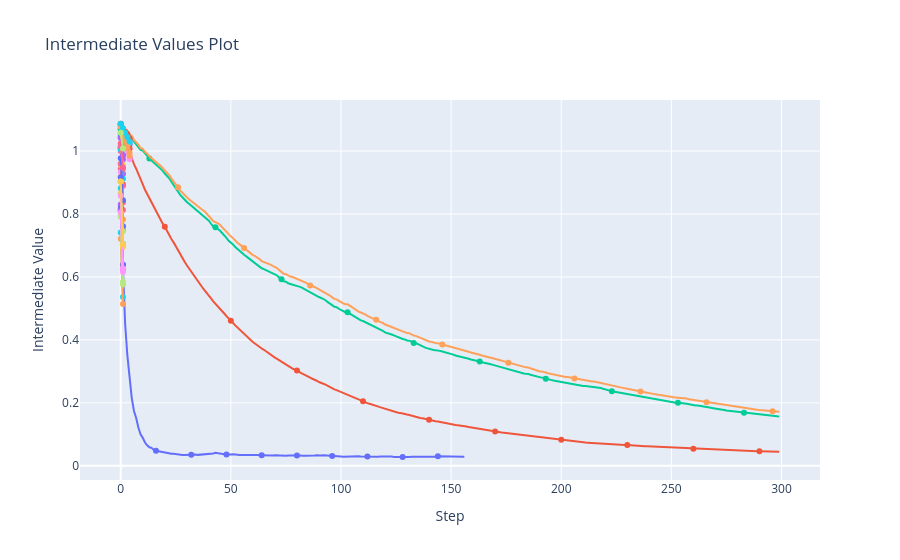

Source (notebook cell):
### Code cell
from optuna.visualization import plot_intermediate_values

# 1. Plot intermediate values during the trials
plot_intermediate_values(study).show()

### Figure 1 — Plotly figure (JSON) as saved in the notebook; plotly's stock layout.template omitted (floating-point values rounded to 4 significant figures; data arrays with more than 128 entries replaced by an {"elided": "..."} marker saying what was removed)
{"data": [{"marker": {"maxdisplayed": 10}, "mode": "lines+markers", "name": "Trial0", "type": "scatter", "x": {"elided": "157 int values"}, "y": {"elided": "157 float values"}}, {"marker": {"maxdisplayed": 10}, "mode": "lines+markers", "name": "Trial1", "type": "scatter", "x": {"elided": "300 int values"}, "y": {"elided": "300 float values"}}, {"marker": {"maxdisplayed": 10}, "mode": "lines+markers", "name": "Trial2", "type": "scatter", "x": [0, 1], "y": [0.9041, 0.748]}, {"marker": {"maxdisplayed": 10}, "mode": "lines+markers", "name": "Trial3", "type": "scatter", "x": [0, 1], "y": [0.8302, 0.6394]}, {"marker": {"maxdisplayed": 10}, "mode": "lines+markers", "name": "Trial4", "type": "scatter", "x": [0, 1], "y": [0.9185, 0.7828]}, {"marker": {"maxdisplayed": 10}, "mode": "lines+markers", "name": "Trial5", "type": "scatter", "x": [0, 1], "y": [0.7408, 0.5362]}, {"marker": {"maxdisplayed": 10}, "mode": "lines+markers", "name": "Trial6", "type": "scatter", "x": [0, 1], "y": [0.943, 0.8124]}, {"marker": {"maxdisplayed": 10}, "mode": "lines+markers", "name": "Trial7", "type": "scatter", "x": [0, 1], "y": [1.044, 0.9927]}, {"marker": {"maxdisplayed": 10}, "mode": "lines+markers", "name": "Trial8", "type": "scatter", "x": [0, 1, 2, 3, 4], "y": [1.067, 1.044, 1.017, 0.9963, 0.9735]}, {"marker": {"maxdisplayed": 10}, "mode": "lines+markers", "name": "Trial9", "type": "scatter", "x": [0, 1], "y": [1.012, 0.9354]}, {"marker": {"maxdisplayed": 10}, "mode": "lines+markers", "name": "Trial10", "type": "scatter", "x": [0, 1], "y": [0.8186, 0.6381]}, {"marker": {"maxdisplayed": 10}, "mode": "lines+markers", "name": "Trial11", "type": "scatter", "x": [0, 1], "y": [1.008, 0.8939]}, {"marker": {"maxdisplayed": 10}, "mode": "lines+markers", "name": "Trial12", "type": "scatter", "x": {"elided": "300 int values"}, "y": {"elided": "300 float values"}}, {"marker": {"maxdisplayed": 10}, "mode": "lines+markers", "name": "Trial13", "type": "scatter", "x": [0, 1], "y": [0.8114, 0.624]}, {"marker": {"maxdisplayed": 10}, "mode": "lines+markers", "name": "Trial14", "type": "scatter", "x": [0, 1], "y": [0.7214, 0.5144]}, {"marker": {"maxdisplayed": 10}, "mode": "lines+markers", "name": "Trial15", "type": "scatter", "x": [0, 1], "y": [0.8818, 0.7044]}, {"marker": {"maxdisplayed": 10}, "mode": "lines+markers", "name": "Trial16", "type": "scatter", "x": [0, 1], "y": [0.9999, 0.8897]}, {"marker": {"maxdisplayed": 10}, "mode": "lines+markers", "name": "Trial17", "type": "scatter", "x": [0, 1], "y": [0.7909, 0.576]}, {"marker": {"maxdisplayed": 10}, "mode": "lines+markers", "name": "Trial18", "type": "scatter", "x": [0, 1], "y": [0.9329, 0.7578]}, {"marker": {"maxdisplayed": 10}, "mode": "lines+markers", "name": "Trial19", "type": "scatter", "x": [0, 1], "y": [0.9561, 0.837]}, {"marker": {"maxdisplayed": 10}, "mode": "lines+markers", "name": "Trial20", "type": "scatter", "x": [0, 1, 2, 3, 4], "y": [1.084, 1.068, 1.052, 1.036, 1.021]}, {"marker": {"maxdisplayed": 10}, "mode": "lines+markers", "name": "Trial21", "type": "scatter", "x": [0, 1, 2, 3, 4], "y": [1.079, 1.051, 1.039, 1.028, 1.007]}, {"marker": {"maxdisplayed": 10}, "mode": "lines+markers", "name": "Trial22", "type": "scatter", "x": [0, 1], "y": [1.048, 0.9868]}, {"marker": {"maxdisplayed": 10}, "mode": "lines+markers", "name": "Trial23", "type": "scatter", "x": [0, 1], "y": [1.012, 0.9272]}, {"marker": {"maxdisplayed": 10}, "mode": "lines+markers", "name": "Trial24", "type": "scatter", "x": {"elided": "300 int values"}, "y": {"elided": "300 float values"}}, {"marker": {"maxdisplayed": 10}, "mode": "lines+markers", "name": "Trial25", "type": "scatter", "x": [0, 1], "y": [1.005, 0.9116]}, {"marker": {"maxdisplayed": 10}, "mode": "lines+markers", "name": "Trial26", "type": "scatter", "x": [0, 1], "y": [0.9596, 0.8373]}, {"marker": {"maxdisplayed": 10}, "mode": "lines+markers", "name": "Trial27", "type": "scatter", "x": [0, 1], "y": [0.7958, 0.5845]}, {"marker": {"maxdisplayed": 10}, "mode": "lines+markers", "name": "Trial28", "type": "scatter", "x": [0, 1, 2, 3, 4], "y": [1.07, 1.034, 1.019, 1.005, 0.9795]}, {"marker": {"maxdisplayed": 10}, "mode": "lines+markers", "name": "Trial29", "type": "scatter", "x": [0, 1], "y": [0.8661, 0.6948]}, {"marker": {"maxdisplayed": 10}, "mode": "lines+markers", "name": "Trial30", "type": "scatter", "x": [0, 1], "y": [0.9157, 0.761]}, {"marker": {"maxdisplayed": 10}, "mode": "lines+markers", "name": "Trial31", "type": "scatter", "x": [0, 1, 2, 3, 4], "y": [1.086, 1.069, 1.061, 1.054, 1.04]}, {"marker": {"maxdisplayed": 10}, "mode": "lines+markers", "name": "Trial32", "type": "scatter", "x": [0, 1], "y": [1.055, 1.009]}, {"marker": {"maxdisplayed": 10}, "mode": "lines+markers", "name": "Trial33", "type": "scatter", "x": [0, 1], "y": [1.041, 0.973]}, {"marker": {"maxdisplayed": 10}, "mode": "lines+markers", "name": "Trial34", "type": "scatter", "x": [0, 1, 2, 3, 4], "y": [1.071, 1.037, 1.023, 1.009, 0.9844]}, {"marker": {"maxdisplayed": 10}, "mode": "lines+markers", "name": "Trial35", "type": "scatter", "x": [0, 1, 2, 3, 4], "y": [1.086, 1.07, 1.055, 1.04, 1.026]}, {"marker": {"maxdisplayed": 10}, "mode": "lines+markers", "name": "Trial36", "type": "scatter", "x": [0, 1], "y": [1.015, 0.945]}, {"marker": {"maxdisplayed": 10}, "mode": "lines+markers", "name": "Trial37", "type": "scatter", "x": [0, 1], "y": [0.9033, 0.745]}, {"marker": {"maxdisplayed": 10}, "mode": "lines+markers", "name": "Trial38", "type": "scatter", "x": [0, 1], "y": [0.8047, 0.6155]}, {"marker": {"maxdisplayed": 10}, "mode": "lines+markers", "name": "Trial39", "type": "scatter", "x": [0, 1], "y": [1.024, 0.9553]}, {"marker": {"maxdisplayed": 10}, "mode": "lines+markers", "name": "Trial40", "type": "scatter", "x": [0, 1], "y": [0.9769, 0.8437]}, {"marker": {"maxdisplayed": 10}, "mode": "lines+markers", "name": "Trial41", "type": "scatter", "x": [0, 1, 2, 3, 4], "y": [1.085, 1.066, 1.058, 1.049, 1.035]}, {"marker": {"maxdisplayed": 10}, "mode": "lines+markers", "name": "Trial42", "type": "scatter", "x": [0, 1], "y": [1.068, 1.025]}, {"marker": {"maxdisplayed": 10}, "mode": "lines+markers", "name": "Trial43", "type": "scatter", "x": [0, 1], "y": [1.043, 0.9857]}, {"marker": {"maxdisplayed": 10}, "mode": "lines+markers", "name": "Trial44", "type": "scatter", "x": [0, 1, 2, 3, 4], "y": [1.076, 1.044, 1.03, 1.018, 0.9948]}, {"marker": {"maxdisplayed": 10}, "mode": "lines+markers", "name": "Trial45", "type": "scatter", "x": [0, 1, 2, 3, 4], "y": [1.087, 1.072, 1.058, 1.044, 1.03]}, {"marker": {"maxdisplayed": 10}, "mode": "lines+markers", "name": "Trial46", "type": "scatter", "x": [0, 1], "y": [1.023, 0.9478]}, {"marker": {"maxdisplayed": 10}, "mode": "lines+markers", "name": "Trial47", "type": "scatter", "x": [0, 1], "y": [1.058, 1.008]}, {"marker": {"maxdisplayed": 10}, "mode": "lines+markers", "name": "Trial48", "type": "scatter", "x": [0, 1], "y": [0.8576, 0.6269]}, {"marker": {"maxdisplayed": 10}, "mode": "lines+markers", "name": "Trial49", "type": "scatter", "x": [0, 1], "y": [0.9032, 0.7042]}], "layout": {"showlegend": false, "title": {"text": "Intermediate Values Plot"}, "xaxis": {"title": {"text": "Step"}}, "yaxis": {"title": {"text": "Intermediate Value"}}}}
